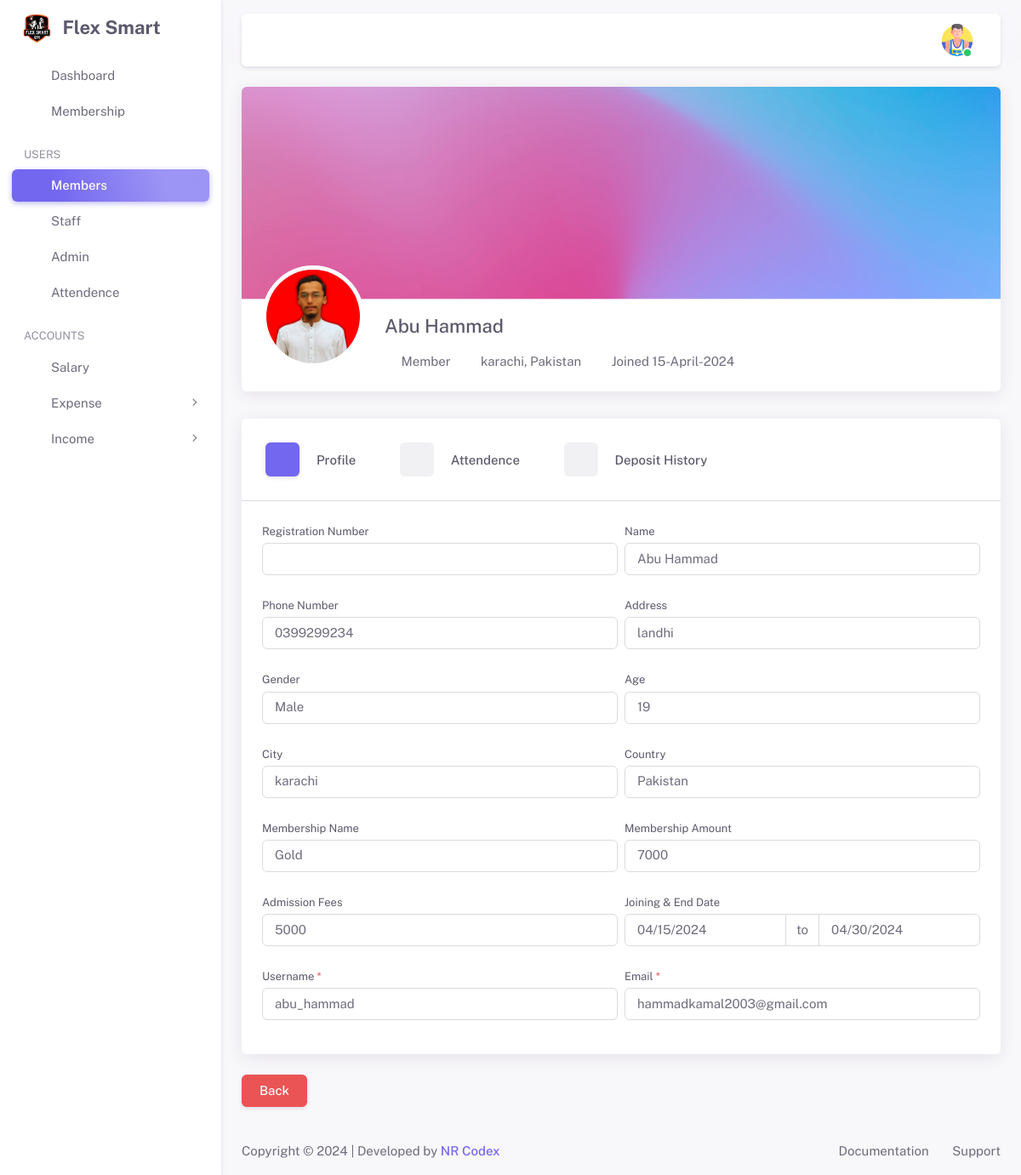
The page /admin/member-view.php?view_member=3 (signed in) on the database its author committed.
### tables this page shows
CREATE TABLE `users_detail` (
  `users_detail_id` int(11) NOT NULL,
  `registration_num` int(11) DEFAULT NULL,
  `full_name` varchar(100) DEFAULT NULL,
  `Phone` varchar(50) DEFAULT NULL,
  `address` varchar(100) DEFAULT NULL,
  `gender` varchar(50) DEFAULT NULL,
  `age` int(11) DEFAULT NULL,
  `city` varchar(50) DEFAULT NULL,
  `country` varchar(50) DEFAULT NULL,
  `image` varchar(255) DEFAULT NULL,
  `membership_id` int(11) DEFAULT NULL,
  `admission_fees` varchar(50) DEFAULT NULL,
  `monthly_fees` varchar(50) DEFAULT NULL,
  `salary` varchar(100) DEFAULT NULL,
  `joining_date` varchar(50) DEFAULT NULL,
  `end_date` varchar(50) DEFAULT NULL,
  `start_timing` varchar(100) DEFAULT NULL,
  `end_timing` varchar(100) DEFAULT NULL,
  `login_time` datetime DEFAULT NULL,
  `logout_time` datetime DEFAULT NULL,
  `created_by` varchar(100) DEFAULT NULL,
  `created_date` varchar(100) DEFAULT NULL,
  `updated_by` varchar(100) DEFAULT NULL,
  `updated_date` varchar(100) DEFAULT NULL
);

CREATE TABLE `users` (
  `user_id` int(11) NOT NULL,
  `username` varchar(100) DEFAULT NULL,
  `email` varchar(100) DEFAULT NULL,
  `password` varchar(255) DEFAULT NULL,
  `role_id` int(11) DEFAULT NULL,
  `token` varchar(255) DEFAULT NULL,
  `status` varchar(50) DEFAULT NULL,
  `users_detail_id` int(11) DEFAULT NULL,
  `created_by` varchar(100) DEFAULT NULL,
  `created_date` varchar(100) DEFAULT NULL,
  `updated_by` varchar(100) DEFAULT NULL,
  `updated_date` varchar(100) DEFAULT NULL
);

CREATE TABLE `role` (
  `role_id` int(11) NOT NULL,
  `name` varchar(50) DEFAULT NULL,
  `status` varchar(50) DEFAULT NULL
);

CREATE TABLE `membership` (
  `membership_id` int(11) NOT NULL,
  `membership_name` varchar(100) DEFAULT NULL,
  `membership_amount` varchar(100) DEFAULT NULL,
  `validation_days` int(11) DEFAULT NULL,
  `created_by` varchar(100) DEFAULT NULL,
  `created_date` varchar(100) DEFAULT NULL,
  `updated_by` varchar(100) DEFAULT NULL,
  `updated_date` varchar(100) DEFAULT NULL
);

### admin/member-view.php (the view, shortened to what this page needs)
<?php
include_once('../includes/functions.php');
include_once('inc/header.php');
include_once('inc/sidebar.php');
include_once('inc/navbar.php');
if (isset($_GET['view_member'])) {
    $edit_id = mysqli_real_escape_string($conn, $_GET['view_member']);
    $select_query = mysqli_query($conn, "SELECT users.*, users_detail.*,
    membership.membership_id, membership.membership_name, membership.membership_amount,
    role.role_id, role.name
    FROM users
    INNER JOIN users_detail ON users_detail.users_detail_id = users.users_detail_id
    LEFT JOIN role ON role.role_id = users.role_id
    LEFT JOIN membership ON membership.membership_id = users_detail.membership_id
    WHERE users.user_id = '$edit_id';
    ");
    $check = mysqli_num_rows($select_query);
    if ($check > 0) {
        $fetch_member = mysqli_fetch_assoc($select_query);
        $dateWise = date('d-F-Y', strtotime($fetch_member['joining_date']));
?>
        <div class="container-xxl flex-grow-1 container-p-y">
            <div class="row">
                <div class="col-12">
                    <div class="card mb-4">
                        <div class="user-profile-header-banner">
                            <img src="../assets/img/pages/profile-banner.png" alt="Banner image" class="rounded-top">
                        </div>
                        <div class="user-profile-header d-flex flex-column flex-sm-row text-sm-start text-center mb-4">
                            <div class="flex-shrink-0 mt-n2 mx-sm-0 mx-auto">
                                <img src="../media/images/<?= $fetch_member['image'] ?>" alt="user image" class="d-block h-auto ms-0 ms-sm-4 rounded-circle user-profile-img">
                            </div>
                            <div class="flex-grow-1 mt-3 mt-sm-5">
                                <div class="d-flex align-items-md-end align-items-sm-start align-items-center justify-content-md-between justify-content-start mx-4 flex-md-row flex-column gap-4">
                                    <div class="user-profile-info">
                                        <h4><?= $fetch_member['full_name'] ?></h4>
                                        <ul class="list-inline mb-0 d-flex align-items-center flex-wrap justify-content-sm-start justify-content-center gap-2">
                                            <li class="list-inline-item d-flex gap-1">
                                                <i class='ti ti-user'></i> <?= $fetch_member['name'] ?>
                                            </li>
                                            <li class="list-inline-item d-flex gap-1">
                                                <i class='ti ti-map-pin'></i>
                                                <?= $fetch_member['city'] . ', ' . $fetch_member['country'] ?>
                                            </li>
                                            <li class="list-inline-item d-flex gap-1">
                                                <i class='ti ti-calendar'></i> Joined <?= $dateWise ?>
                                            </li>
                                        </ul>
                                    </div>
                                </div>
                            </div>
                        </div>
                    </div>
                </div>
            </div>
            <div class="col-12 mb-4">
                <div class="bs-stepper wizard-numbered mt-2">
                    <div class="bs-stepper-header">
                        <div class="step" data-target="#account-details">
                            <button type="button" class="step-trigger">
                                <span class="bs-stepper-circle">
                                </span>
                                <span class="bs-stepper-label">
                                    <span class="bs-stepper-title">Profile</span>
                                </span>
                            </button>
                        </div>
                        <div class="line">
                            <i class="ti ti-chevron-right"></i>
                        </div>
                        <div class="step" data-target="#personal-info">
                            <button type="button" class="step-trigger">
                                <span class="bs-stepper-circle">
                                </span>
                                <span class="bs-stepper-label">
                                    <span class="bs-stepper-title">Attendence </span>
                                </span>
                            </button>
                        </div>
                        <div class="line">
                            <i class="ti ti-chevron-right"></i>
                        </div>
                        <div class="step" data-target="#member-deposit">
                            <button type="button" class="step-trigger">
                                <span class="bs-stepper-circle">
                                    <i class="ti ti-businessplan"></i>
                                </span>
                                <span class="bs-stepper-label">
                                    <span class="bs-stepper-title">Deposit History</span>
                                </span>
                            </button>
                        </div>
                    </div>
                    <div class="bs-stepper-content">
                        <form onSubmit="return false">
                            <div id="account-details" class="content">
                                    <div class="row g-2">
                                        <div class="col-md-6 col-12 mb-3">
                                            <label for="registration_num" class="form-label">Registration Number</label>
                                            <input type="text" readonly id="registration_num" name="registration_num" class="form-control" value="<?= $fetch_member['registration_num'] ?>">
                                        </div>
                                        <div class="col-md-6 col-12 mb-3">
                                            <label for="" class="form-label">Name</label>
                                            <input readonly class="form-control" type="text" id="full_name" name="full_name" value="<?= $fetch_member['full_name']; ?>" />
                                        </div>
                                        <div class="col-md-6 col-12 mb-3">
                                            <label for="phone_no" class="form-label">Phone Number</label>
                                            <input readonly type="text" id="phone_no" name="phone_no" class="form-control" value="<?= $fetch_member['Phone'] ?>">
                                        </div>
                                        <div class="col-md-6 col-12 mb-3">
                                            <label for="address" class="form-label">Address</label>
                                            <input readonly type="text" id="address" name="address" class="form-control" value="<?= $fetch_member['address']; ?>">
                                        </div>
                                        <div class="col-md-6 col-12 mb-3">
                                            <label for="gender" class="form-label">Gender</label>
                                            <input readonly type="text" class="form-control" id="gender" name="gender" value="<?= $fetch_member['gender']; ?>">
                                        </div>
                                        <div class="col-md-6 col-12 mb-3">
                                            <label for="age" class="form-label">Age</label>
                                            <input readonly type="text" id="age" name="age" class="form-control" value="<?= $fetch_member['age'] ?>">
                                        </div>
                                        <div class="col-md-6 col-12 mb-3">
                                            <label for="city" class="form-label">City</label>
                                            <input type="text" id="city" name="city" class="form-control" value="<?= $fetch_member['city']; ?>">
                                        </div>
                                        <div class="col-md-6 col-12 mb-3">
                                            <label for="country" class="form-label">Country</label>
                                            <input readonly type="text" id="country" name="country" class="form-control" value="<?= $fetch_member['country']; ?>">
                                        </div>
                                        <div class="col-md-6 col-12 mb-3">
                                            <label for="country" class="form-label">Membership Name</label>
                                            <input readonly type="text" id="country" name="country" class="form-control" value="<?= $fetch_member['membership_name']; ?>">
                                        </div>
                                        <div class="col-md-6 col-12 mb-3">
                                            <label for="country" class="form-label">Membership Amount</label>
                                            <input readonly type="text" id="country" name="country" class="form-control" value="<?= $fetch_member['membership_amount']; ?>">
                                        </div>
                                        <div class="col-md-6 col-12 mb-3">
                                            <label for="admission_fees" class="form-label">Admission Fees</label>
                                            <input readonly type="text" id="admission_fees" name="admission_fees" placeholder="2000" class="form-control" value="<?= $fetch_member['admission_fees']; ?>">
                                        </div>
                                        <div class="col-md-6 col-12 mb-3">
                                            <label for="joinning_date" class="form-label">Joining & End Date</label>
                                            <div class="input-group input-daterange" id="bs-datepicker-daterange">
                                                <input readonly type="date" id="joinning_date" name="joinning_date" placeholder="MM/DD/YYYY" class="form-control" value="<?= $fetch_member['joining_date']; ?>" />
                                                <span class="input-group-text">to</span>
                                                <input readonly type="date" id="end_date" name="end_date" placeholder="MM/DD/YYYY" class="form-control" value="<?= $fetch_member['end_date']; ?>" />
                                            </div>
                                        </div>
                                        <div class="col-md-6 col-12 mb-3">
                                            <label for="username" class="form-label">Username
                                                <span class="text-danger">*</span>
                                            </label>
                                            <input type="text" id="username" readonly name="username" placeholder="Username" class="form-control" value="<?= $fetch_member['username']; ?>">
                                        </div>
                                        <div class="col-md-6 col-12 mb-3">
                                            <label for="email" class="form-label">Email
                                                <span class="text-danger">*</span>
                                            </label>
                                            <input type="email" id="email" name="email" readonly placeholder="abc@example.com" class="form-control" value="<?= $fetch_member['email']; ?>">
                                        </div>
                                    </div>
                            </div>
                        </form>
                    </div>
                </div>
            </div>
            <div class="row">
                <div class="col-12 btm-group">
                    <a type="button" href="members-details" class="btn btn-danger text-white">Back</a>
                </div>
            </div>
        </div>
<?php
    }
}
?>
<?php
include_once('inc/footer.php');
?>

### admin/inc/navbar.php (shortened to what this page needs)
<?php
include_once('../includes/config.php');
$user_select = "SELECT users_detail.full_name, users_detail.image, role.name as role
FROM users
INNER JOIN users_detail ON users_detail.users_detail_id = users.users_detail_id
LEFT JOIN role ON role.role_id = users.role_id
WHERE users.user_id = '{$_SESSION['UID']}'
";
$result = mysqli_query($conn, $user_select);
while ($row = mysqli_fetch_assoc($result)) {
?>
    <div class="layout-page">
        <nav class="layout-navbar container-xxl navbar navbar-expand-xl navbar-detached align-items-center bg-navbar-theme" id="layout-navbar">
            <div class="navbar-nav-right d-flex align-items-center" id="navbar-collapse">
                <ul class="navbar-nav flex-row align-items-center ms-auto">
                    <li class="nav-item navbar-dropdown dropdown-user dropdown">
                        <a class="nav-link dropdown-toggle hide-arrow" href="javascript:void(0);" data-bs-toggle="dropdown">
                            <div class="avatar avatar-online">
                                <img src="<?php if (empty($row['image'])) {
                                                echo "../media/images/admin-profile.png";
                                            } else {
                                                echo '../media/images/' . $row['image'];
                                            } ?>" alt class="h-auto rounded-circle">
                            </div>
                        </a>
                    </li>
                </ul>
            </div>
        </nav>
    <?php
}
    ?>
    <div class="content-wrapper">

### assets/css/demo.css (style rules this page uses)
.layout-navbar-fixed .layout-wrapper:not(.layout-without-menu) .layout-page { padding-top: 64px !important; }
.layout-navbar-fixed .layout-wrapper:not(.layout-horizontal):not(.layout-without-menu) .layout-page { padding-top: 78px !important; }

### rows shown on the page
users_detail: image (picture)
users: users_detail.image (picture), users_detail.full_name "Abu Hammad", role.name "Member", users_detail.city "karachi", users_detail.country "Pakistan", users_detail.joining_date "15-April-2024", full_name "Abu Hammad", phone_no "0399299234", address "landhi", gender "Male", age "19", city "karachi", country "Pakistan", country "Gold", country "7000", admission_fees "5000", joinning_date "04/15/2024", end_date "04/30/2024", username "abu_hammad", email "hammadkamal2003@gmail.com"
